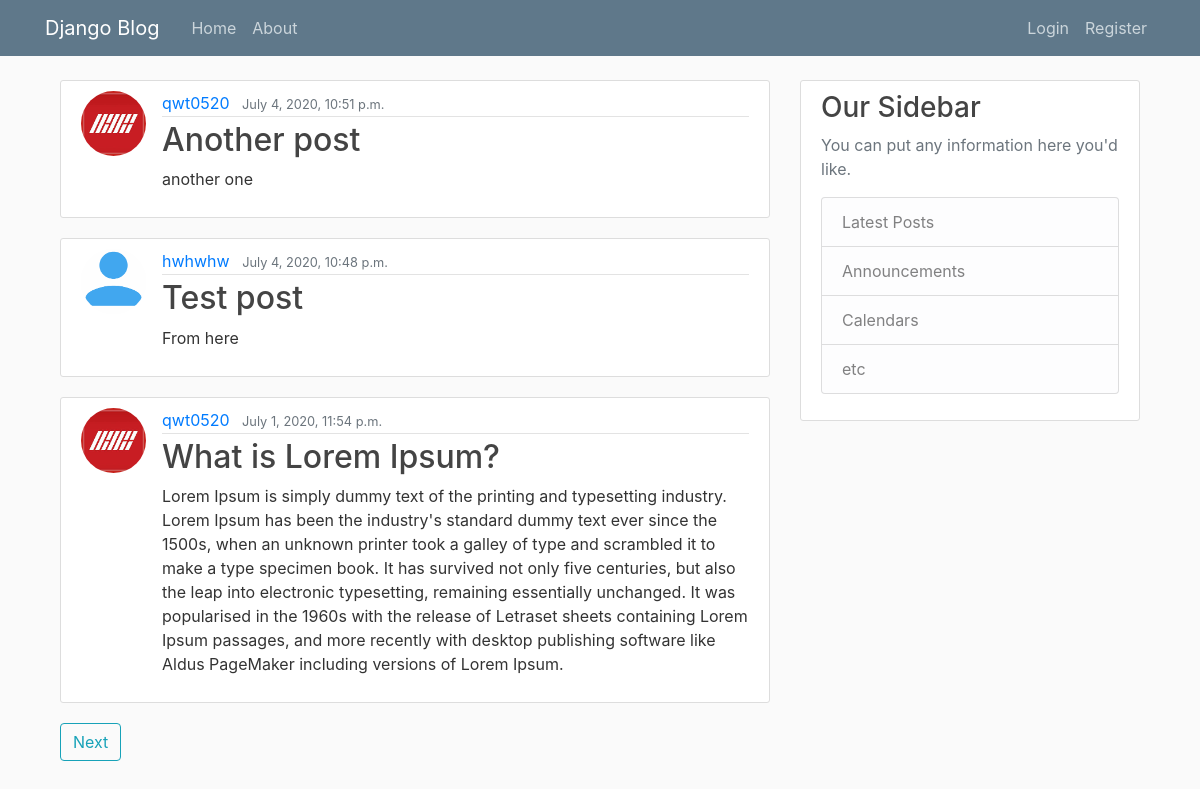
Before: / with the older database file.
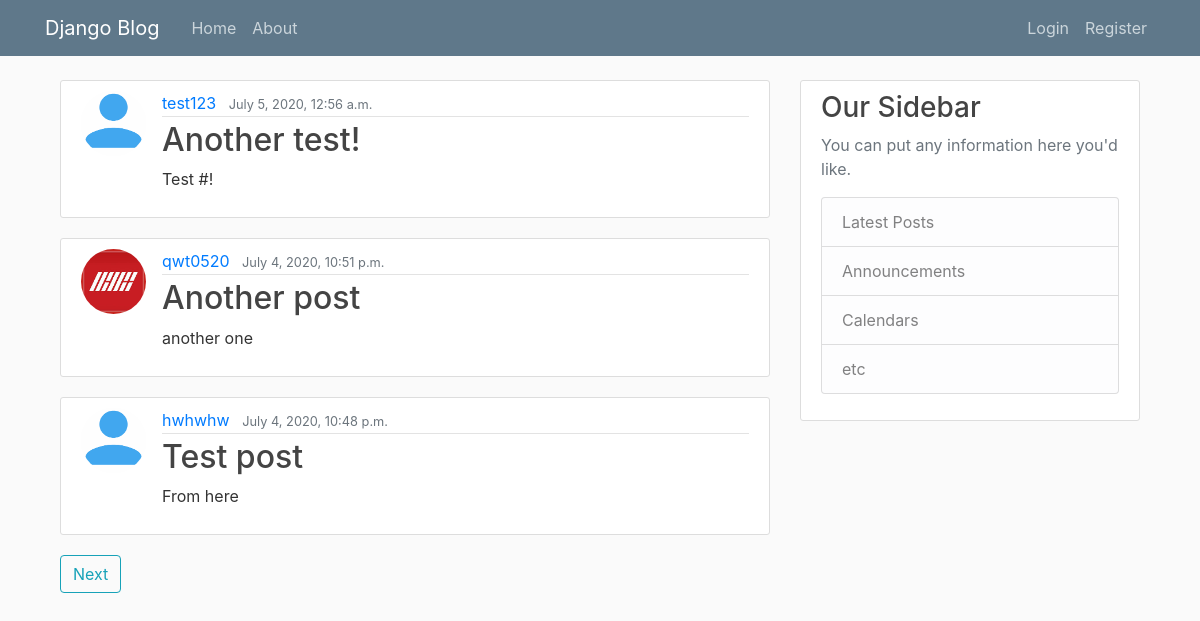
After: the same page with the newer database file.
### blog/models.py (models this page shows, shortened)
class Post(models.Model):
    title = models.CharField(max_length=100)
    content = models.TextField()
    date_posted = models.DateTimeField(default=timezone.now())
    author = models.ForeignKey(User, on_delete=models.CASCADE)

### Users/models.py (models this page shows, shortened)
class Profile(models.Model):
    user = models.OneToOneField(User, on_delete=models.CASCADE)
    image = models.ImageField(default='default.jpg', upload_to='profile_pics')

### blog/views.py (the view)
# urls.py: path('', PostListView.as_view(), name = 'blog-home'),
class PostListView(ListView):
    model = Post
    template_name = 'blog/home.html'
    context_object_name = 'posts'
    ordering = ['-date_posted']
    paginate_by = 3

### blog/templates/blog/home.html (shortened to what this page needs)
{% extends "blog/base.html" %}
{% block content %}
    {% for post in posts %}
        <article class="media content-section">
            <img class = "rounded-circle article-img" src="{{ post.author.profile.image.url }}">
            <div class="media-body">
                <div class="article-metadata">
                    <a class="mr-2" href="#">{{ post.author }}</a>
                    <small class="text-muted">{{ post.date_posted }}</small>
                </div>
                <h2><a class="article-title" href="{% url 'post-detail' post.id %}">{{ post.title }}</a></h2>
                <p class="article-content">{{ post.content }}</p>
            </div>
        </article>
    {% endfor %}
    {% if page_obj.has_next %}
        <a class="btn btn-outline-info mb-4" href="?page={{ page_obj.next_page_number }}">Next</a>
    {% endif %}
{% endblock content %}

Changed rows visible on the page:
no longer on this page (row unchanged): Post: author.profile.image (picture), author "qwt0520", date_posted "July 1, 2020, 11:54 p.m.", title "What is Lorem Ipsum?", content "Lorem Ipsum is simply dummy text of the printing and typesetting industry. Lorem Ipsum has been the industry's standard dummy text ever since the 1500s, when an unknown printer took a galley of type and scrambled it to make a type specimen book. It has survived not only five centuries, but also the leap into electronic typesetting, remaining essentially unchanged. It was popularised in the 1960s with the release of Letraset sheets containing Lorem Ipsum passages, and more recently with desktop publishing software like Aldus PageMaker including versions of Lorem Ipsum."
added Post: author.profile.image (placeholder picture), author "test123", date_posted "July 5, 2020, 12:56 a.m.", title "Another test!", content "Test #!"
